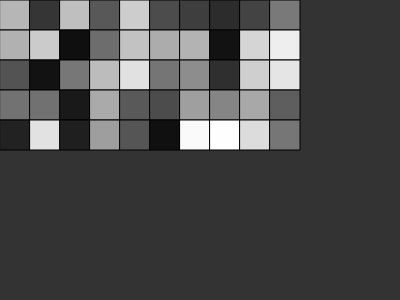
Frame 1 (no input)
Frame 60 (no input): identical to frame 1, image omitted
Frame 120 (the mouse pressed at the canvas centre since frame 60): identical to frame 1, image omitted

The p5.js sketch that drew this single still picture (run headless with seeded random() and noise() and a simulated clock; from frame 60 on, the mouse is pressed at the canvas centre):

// p5.js sketch
// ── sketch.js
let cols = 10;
let rows = 5;
let colors = [];


function setup(){
  createCanvas(400, 300);
  for(let r=0; r<rows; r++){
    colors[r] = [];
    for(let c=0; c<cols; c++){
      colors[r][c] = random(255);
    }
  }
}

function draw(){
  background(51);
  for(let c=0; c<cols; c++){
    for(let r=0; r<rows; r++){
      let x = c*30;
      let y = r*30;
      stroke(0);
      fill(colors[r][c]);
      rect(x, y, 30, 30);
    }
  }
}
